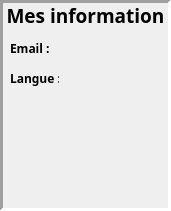
    <widget class="QFrame" name="info_frame_e">
     <property name="geometry">
      <rect>
       <x>1020</x>
       <y>40</y>
       <width>171</width>
       <height>211</height>
      </rect>
     </property>
     <property name="frameShape">
      <enum>QFrame::Panel</enum>
     </property>
     <property name="frameShadow">
      <enum>QFrame::Sunken</enum>
     </property>
     <property name="lineWidth">
      <number>3</number>
     </property>
     <widget class="QLabel" name="myinfo_label_e">
      <property name="geometry">
       <rect>
        <x>5</x>
        <y>5</y>
        <width>161</width>
        <height>21</height>
       </rect>
      </property>
      <property name="font">
       <font>
        <family>SamsungOneUILatin 700</family>
        <pointsize>14</pointsize>
        <bold>true</bold>
       </font>
      </property>
      <property name="text">
       <string>Mes information</string>
      </property>
      <property name="alignment">
       <set>Qt::AlignCenter</set>
      </property>
     </widget>
     <widget class="QLabel" name="email_label_e">
      <property name="geometry">
       <rect>
        <x>10</x>
        <y>40</y>
        <width>49</width>
        <height>16</height>
       </rect>
      </property>
      <property name="font">
       <font>
        <family>SamsungOneUILatin 700C</family>
        <bold>true</bold>
       </font>
      </property>
      <property name="text">
       <string>Email :</string>
      </property>
     </widget>
     <widget class="QLabel" name="language_label_e">
      <property name="geometry">
       <rect>
        <x>10</x>
        <y>70</y>
        <width>49</width>
        <height>16</height>
       </rect>
      </property>
      <property name="font">
       <font>
        <family>SamsungOneUILatin 700C</family>
        <bold>true</bold>
       </font>
      </property>
      <property name="text">
       <string>Langue :</string>
      </property>
     </widget>
    </widget>
